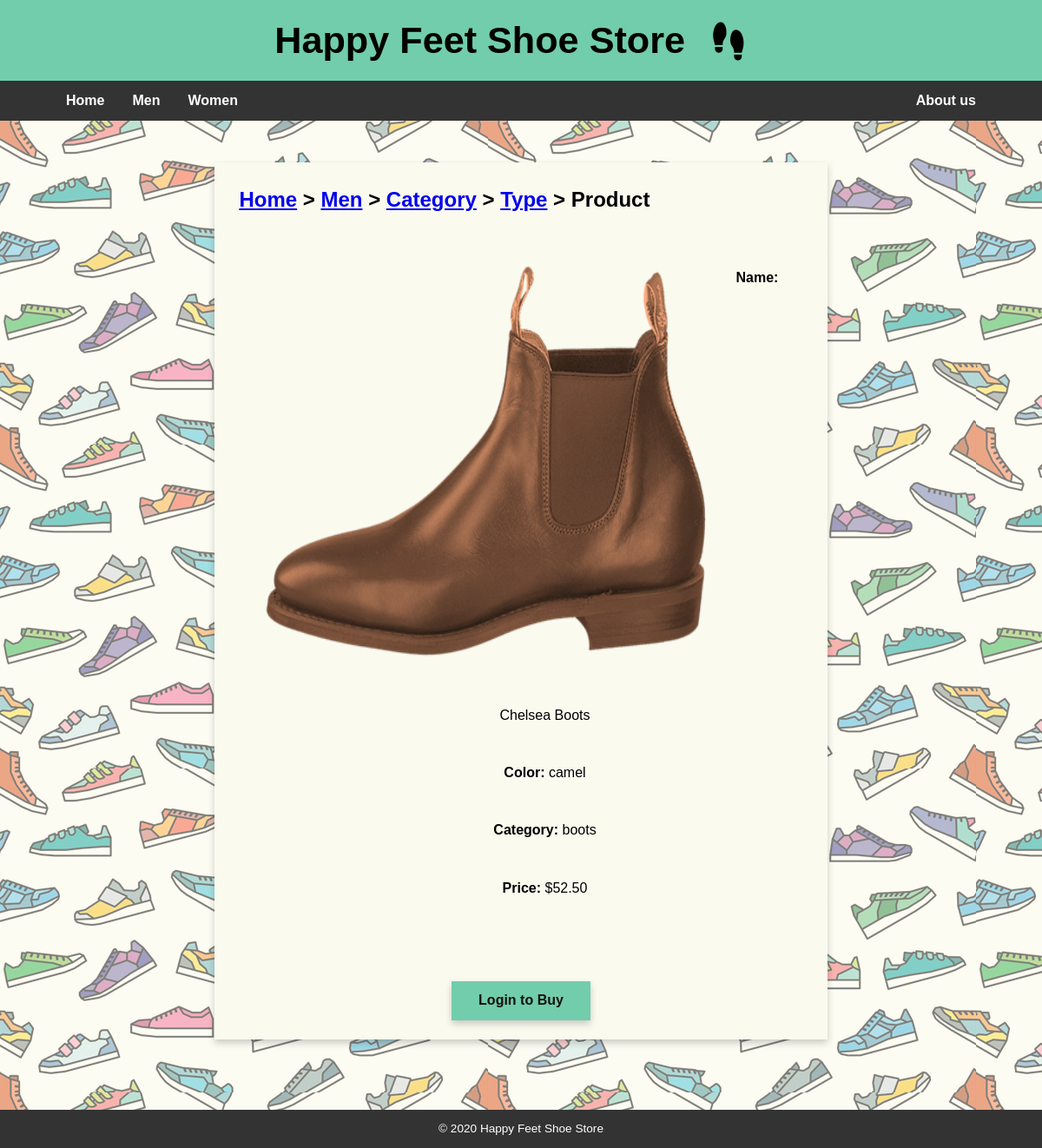
The app's page /men/view.php?shoe_category=1&shoe_type=Chelsea Boots&shoe=3 with its own data.
### tables this page shows
CREATE TABLE `product` (
 `productID` int(11) NOT NULL AUTO_INCREMENT,
 `productName` varchar(50) NOT NULL,
 `section` varchar(20) NOT NULL,
 `categoryID` int(11) NOT NULL,
 `colorID` int(11) NOT NULL,
 `price` decimal(18,2) NOT NULL,
 PRIMARY KEY (`productID`),
 KEY `fk_categoryID` (`categoryID`),
 KEY `fk_colorID` (`colorID`),
 CONSTRAINT `fk_categoryID` FOREIGN KEY (`categoryID`) REFERENCES `category` (`categoryID`),
 CONSTRAINT `fk_colorID` FOREIGN KEY (`colorID`) REFERENCES `color` (`colorID`)
);

CREATE TABLE `category` (
 `categoryID` int(11) NOT NULL AUTO_INCREMENT,
 `categoryName` varchar(20) NOT NULL,
 PRIMARY KEY (`categoryID`)
);

### men/view.php (the view, shortened to what this page needs)
<?php
require_once('../model/database.php');
$shoe_category = filter_input(INPUT_GET, 'shoe_category');
$shoe_type = filter_input(INPUT_GET, 'shoe_type');
$shoe = filter_input(INPUT_GET, 'shoe');
$query = "select p.productID, p.productName, p.price, replace(p.productName, ' ', '-') as productFileName, replace(c.colorName, ' ', '-') as colorName, cat.categoryName
            from product as p, color as c, category as cat
            where p.colorID = c.colorID and p.categoryID = cat.categoryID and p.`section` = 'men' and productID = :shoe
            order by p.productName, p.categoryID ";
$statement = $db->prepare($query);
$statement->bindValue(':shoe', $shoe);
$statement->execute();
$shoe = $statement->fetch();
include '../views/header.php';
?>
<main>
    <div class="card">
        <h3>
            <a href="../index.php">Home</a> >
            <a href="index.php">Men</a> >
            <a href="category.php?shoe_category=<?php echo $shoe_category ?>">Category</a> >
            <a href="type.php?shoe_category=<?php echo $shoe_category ?>&shoe_type=<?php echo $shoe_type ?>">Type</a> >
            Product
        </h3>
        <form action="../purchase/index.php" method="post">
            <div class="dashboard">
                <div class="side">
                    <div class="pic">
                        <div class="panel">
                            <img alt="shoe" style="height:512px; width:512px;"
                            src="../images/men_shoes/<?php echo $shoe['categoryName'] ?>/<?php echo $shoe['productFileName'] ?>/<?php echo $shoe['productFileName'] ?>-<?php echo $shoe['colorName'] ?>.png">
                        </div>
                    </div>
                    <div class="content">
                        <br><br>
                        <div class="panel">
                            <b>Name:</b> <?php echo $shoe['productName'] ?>
                        </div>
                        <div class="panel">
                            <b>Color:</b> <?php echo $shoe['colorName'] ?>
                        </div>
                        <div class="panel">
                            <b>Category:</b> <?php echo $shoe['categoryName'] ?>
                        </div>
                        <div class="panel">
                        <b>Price:</b> $<?php echo $shoe['price'] ?>
                        </div>
                    </div>
                </div>
                <br><br><br><br>
                <?php
                    if((!isset($loggedin) || (isset($loggedin) && $loggedin == FALSE))) {
                ?>
                    <a href="../index.php" style="text-decoration: none;">
                        <input type="button" class="form_button buybutton" value="Login to Buy" />
                    </a>
                <?php } else { ?>
                    <input type="submit" class="form_button buybutton" value="Buy Now" />
                <?php } ?>
            </div>
        </form>
    </div>
</main>
<?php include '../views/footer.php'; ?>

### styles/main.css (style rules this page uses)
html { font-family: Tahoma, Geneva, sans-serif; min-height: 100%; margin: 0%; }
body { min-height: 100%; margin: 0%; min-width:1000px; width: auto !important; width:1000px; overflow: auto; }
main { background-image: url("../images/main-background.png"); background-repeat: repeat; background-color: #fafaef; padding: 4%; min-height: 600px; }
.card { background-color: #fafaef; box-shadow: 0 4px 8px 0 rgba(0,0,0,0.2); padding: 2%; margin: auto; width: 60%; margin-bottom: 3%; }
.card h3 { margin: 0%; font-size: 1.5rem; padding: 1%; }
input, select { background-color: #fafaef; padding: 1%; }
.form_button { margin: auto; box-shadow: 0 4px 8px 0 rgba(0,0,0,0.2); background-color: #71cdac; border: none; color: #111; padding: 2%; font-weight: 600; text-align: center; text-decoration: none; font-size: 1rem; display: block; }
.dashboard { text-align: center; min-height: 500px; }
.panel { padding: 1.5rem 2rem; }
.side { display: inline; }
.pic { left: 0; float: left; }
.content { margin-left: 55px; top: 0; }
.buybutton { width: 160px; }

### records on screen
product: categoryID.categoryName (picture), productName "Chelsea Boots", categoryID.categoryName "boots", price "52.50"

### other values on screen
$shoe['colorName'] "camel"
